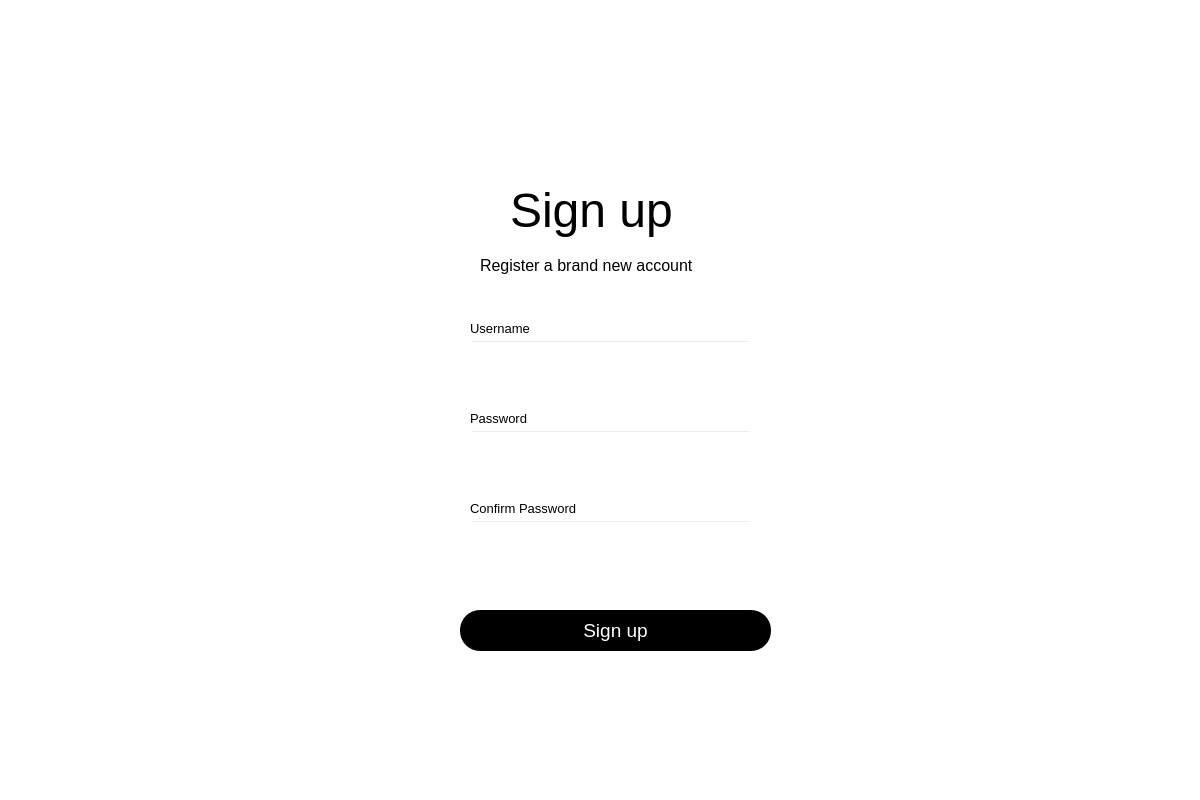
<?xml version="1.0" encoding="UTF-8"?>
<ui version="4.0">
 <class>Dialog</class>
 <widget class="QDialog" name="Dialog">
  <property name="geometry">
   <rect>
    <x>0</x>
    <y>0</y>
    <width>1200</width>
    <height>800</height>
   </rect>
  </property>
  <property name="windowTitle">
   <string>Dialog</string>
  </property>
  <widget class="QLabel" name="label_2">
   <property name="geometry">
    <rect>
     <x>480</x>
     <y>240</y>
     <width>281</width>
     <height>51</height>
    </rect>
   </property>
   <property name="font">
    <font>
     <pointsize>12</pointsize>
    </font>
   </property>
   <property name="text">
    <string>Register a brand new account</string>
   </property>
  </widget>
  <widget class="QWidget" name="widget" native="true">
   <property name="geometry">
    <rect>
     <x>0</x>
     <y>-10</y>
     <width>1211</width>
     <height>811</height>
    </rect>
   </property>
   <property name="mouseTracking">
    <bool>true</bool>
   </property>
   <property name="focusPolicy">
    <enum>Qt::NoFocus</enum>
   </property>
   <property name="acceptDrops">
    <bool>false</bool>
   </property>
   <property name="styleSheet">
    <string notr="true">background-color: rgb(255, 255, 255);</string>
   </property>
   <widget class="QLabel" name="label">
    <property name="geometry">
     <rect>
      <x>510</x>
      <y>180</y>
      <width>211</width>
      <height>81</height>
     </rect>
    </property>
    <property name="font">
     <font>
      <pointsize>36</pointsize>
     </font>
    </property>
    <property name="text">
     <string>Sign up</string>
    </property>
   </widget>
   <widget class="QPushButton" name="signup">
    <property name="geometry">
     <rect>
      <x>460</x>
      <y>620</y>
      <width>311</width>
      <height>41</height>
     </rect>
    </property>
    <property name="font">
     <font>
      <pointsize>14</pointsize>
     </font>
    </property>
    <property name="styleSheet">
     <string notr="true">border-radius: 20px;
background-color: rgb(0, 0, 0);
color:white</string>
    </property>
    <property name="text">
     <string>Sign up</string>
    </property>
    <property name="shortcut">
     <string>Return</string>
    </property>
   </widget>
   <widget class="QLineEdit" name="emailfield">
    <property name="geometry">
     <rect>
      <x>470</x>
      <y>350</y>
      <width>281</width>
      <height>41</height>
     </rect>
    </property>
    <property name="styleSheet">
     <string notr="true">background-color: rgba(0, 0, 0,0);</string>
    </property>
   </widget>
   <widget class="QLineEdit" name="passwordfield">
    <property name="geometry">
     <rect>
      <x>470</x>
      <y>440</y>
      <width>281</width>
      <height>41</height>
     </rect>
    </property>
    <property name="styleSheet">
     <string notr="true">background-color: rgba(0, 0, 0,0);</string>
    </property>
   </widget>
   <widget class="QLabel" name="label_3">
    <property name="geometry">
     <rect>
      <x>470</x>
      <y>330</y>
      <width>81</width>
      <height>16</height>
     </rect>
    </property>
    <property name="font">
     <font>
      <pointsize>10</pointsize>
     </font>
    </property>
    <property name="text">
     <string>Username</string>
    </property>
   </widget>
   <widget class="QLabel" name="label_4">
    <property name="geometry">
     <rect>
      <x>470</x>
      <y>420</y>
      <width>81</width>
      <height>16</height>
     </rect>
    </property>
    <property name="font">
     <font>
      <pointsize>10</pointsize>
     </font>
    </property>
    <property name="text">
     <string>Password</string>
    </property>
   </widget>
   <widget class="QLabel" name="error">
    <property name="geometry">
     <rect>
      <x>470</x>
      <y>580</y>
      <width>281</width>
      <height>31</height>
     </rect>
    </property>
    <property name="font">
     <font>
      <pointsize>12</pointsize>
     </font>
    </property>
    <property name="styleSheet">
     <string notr="true">color:red;</string>
    </property>
    <property name="text">
     <string/>
    </property>
   </widget>
   <widget class="QLineEdit" name="confirmpasswordfield">
    <property name="geometry">
     <rect>
      <x>470</x>
      <y>530</y>
      <width>281</width>
      <height>41</height>
     </rect>
    </property>
    <property name="styleSheet">
     <string notr="true">background-color: rgba(0, 0, 0,0);</string>
    </property>
   </widget>
   <widget class="QLabel" name="label_5">
    <property name="geometry">
     <rect>
      <x>470</x>
      <y>510</y>
      <width>141</width>
      <height>16</height>
     </rect>
    </property>
    <property name="font">
     <font>
      <pointsize>10</pointsize>
     </font>
    </property>
    <property name="text">
     <string>Confirm Password</string>
    </property>
   </widget>
   <widget class="QLabel" name="imageholder">
    <property name="geometry">
     <rect>
      <x>50</x>
      <y>740</y>
      <width>55</width>
      <height>41</height>
     </rect>
    </property>
    <property name="text">
     <string/>
    </property>
   </widget>
   <widget class="QPushButton" name="back">
    <property name="geometry">
     <rect>
      <x>50</x>
      <y>740</y>
      <width>51</width>
      <height>41</height>
     </rect>
    </property>
    <property name="font">
     <font>
      <pointsize>14</pointsize>
     </font>
    </property>
    <property name="styleSheet">
     <string notr="true">border-radius: 20px;
background-color: rgba(0, 0, 0, 0);
color:white</string>
    </property>
    <property name="text">
     <string/>
    </property>
   </widget>
   <zorder>imageholder</zorder>
   <zorder>back</zorder>
   <zorder>label</zorder>
   <zorder>signup</zorder>
   <zorder>emailfield</zorder>
   <zorder>passwordfield</zorder>
   <zorder>label_3</zorder>
   <zorder>label_4</zorder>
   <zorder>error</zorder>
   <zorder>confirmpasswordfield</zorder>
   <zorder>label_5</zorder>
  </widget>
  <zorder>widget</zorder>
  <zorder>label_2</zorder>
 </widget>
 <resources/>
 <connections/>
</ui>
